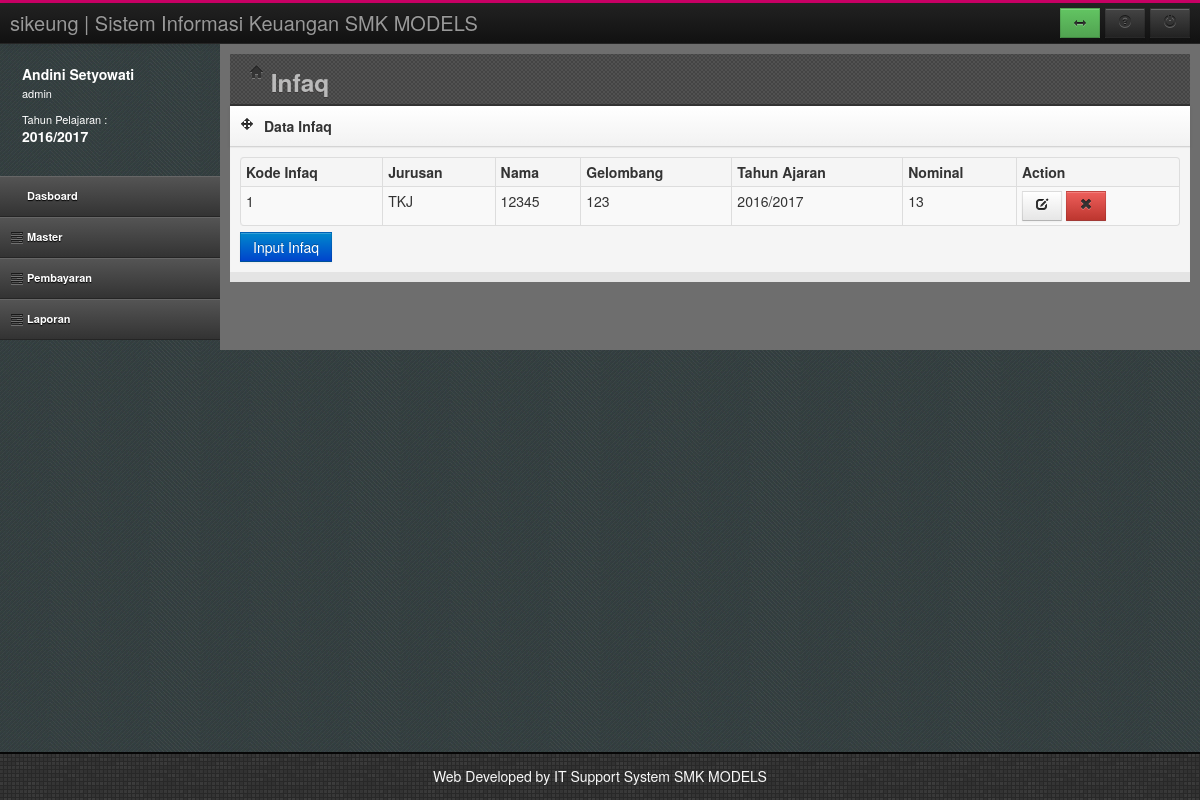
Page /index.php?page=infaq (signed in) on the committed database.
### tables this page shows
CREATE TABLE `tahunjar` (
  `TahunAkademik` varchar(20) NOT NULL,
  `Status` varchar(20) DEFAULT NULL,
  PRIMARY KEY (`TahunAkademik`)
);

CREATE TABLE `danainfaq` (
  `kodedanainfaq` int(11) NOT NULL AUTO_INCREMENT,
  `Kode_Jur` int(11) DEFAULT NULL,
  `Nama` varchar(50) DEFAULT NULL,
  `Gelombang` varchar(15) DEFAULT NULL,
  `TahunAjaran` varchar(11) DEFAULT NULL,
  `Nominal` int(11) DEFAULT NULL,
  PRIMARY KEY (`kodedanainfaq`)
);

CREATE TABLE `jurusan` (
  `KODE_JUR` int(11) NOT NULL AUTO_INCREMENT,
  `NAMA_JUR` varchar(50) DEFAULT NULL,
  PRIMARY KEY (`KODE_JUR`)
);

### infaq.php (the view, shortened to what this page needs)
<header class="head">
	<div class="main-bar">
		<h3><i class="icon-home"></i> Infaq</h3>
	</div>
</header>
<div class="row-fluid">
	<div class="span12">
		<div class="box">
			<header>
				<div class="icons"><i class="icon-move"></i></div>
				<h5>Data Infaq</h5>
			</header>
			<div id="collapse4" class="body">
				<table id="dataTable" class="table table-bordered table-condensed table-hover table-striped">
					<thead>
						<tr>
							<th>Kode Infaq</th>
							<th>Jurusan</th>
                            <th>Nama</th>
                            <th>Gelombang</th>
							<th>Tahun Ajaran</th>
                            <th>Nominal</th>
							<th>Action</th>
						</tr>
					</thead>
					<tbody>
					<?php
					$sql = "SELECT a.kodedanainfaq,b.NAMA_JUR,a.Nama,a.Gelombang,a.TahunAjaran,a.Nominal
                                        FROM danainfaq a, jurusan b
                                        WHERE a.Kode_Jur = b.KODE_JUR and a.TahunAjaran='$TahunAktif'";
					$rw=mysql_query($sql);
					while($rs=mysql_fetch_array($rw))
					{
					?>
						<tr>
							<td><?php echo $rs[0]; ?></td>
							<td><?php echo $rs[1]; ?></td>
							<td><?php echo $rs[2]; ?></td>
                                                        <td><?php echo $rs[3]; ?></td>
                                                        <td><?php echo $rs[4]; ?></td>
                                                        <td><?php echo $rs[5]; ?></td>
							<td>
								<a href="?page=addinfaq&act=1&id=<?php echo $rs[0]; ?>"><button class="btn edit"><i class="icon-edit"></i></button></a>
								<a href="hapusinfaq.php?id=<?php echo $rs[0]; ?>"><button class="btn btn-danger remove"><i class="icon-remove"></i></button></a>
							</td>
						</tr>
					<?php
					}
					?>
					</tbody>
				</table>
				<a href="?page=addinfaq&act=0">
					<input type="submit" value="Input Infaq" class="btn btn-primary">
				</a>
			</div>
		</div>
	</div>
</div>

### usersesion.php
<div class="media user-media hidden-phone">
	<div class="media-body hidden-tablet">
		<h5 class="media-heading"><?php echo $LogNamaUser;?></h5>
		<ul class="unstyled user-info">
			<li><?php echo $LogHak;?><br/><br/></li>
			<li>Tahun Pelajaran : <br/>
				<h5 class="media-heading"><?php echo $TahunAktif ;?></h5>
			</li>
		</ul>
	</div>
</div>

### assets/css/style.css (style rules this page uses)
html, body { height: 100%; }
.head { height: 40px; padding-bottom: 10px; *zoom: 1; }
.head:before, .head:after { display: table; content: ""; line-height: 0; }
.head:after { clear: both; }
.head .main-bar { margin-left: 20px; position: relative; }
#left .user-media { color: #fff; padding: 20px 0 20px 10px; }
#left .user-media .media-body { float: left; margin-left: 12px; }
#left .user-media .media-body h5 { margin-bottom: 3px; }
#left .user-media .media-body .user-info li { line-height: 13px; font-size: 11px; }
.head { background-color: #444444; background-image: url("../img/bg.png"); background-repeat: repeat; border-bottom: 2px solid #333333; }
.head .main-bar h3 { color: #BABABA; line-height: 29px; text-shadow: 0 1px 0 rgba(51, 47, 47, 0.6); }
.box { margin-bottom: 10px; position: relative; width: 100%; }
.box header { background-color: #fafafa; background-image: -moz-linear-gradient(top, #ffffff, #f2f2f2); background-image: -webkit-gradient(linear, 0 0, 0 100%, from(#ffffff), to(#f2f2f2)); background-image: -webkit-linear-gradient(top, #ffffff, #f2f2f2); background-image: -o-linear-gradient(top, #ffffff, #f2f2f2); background-image: linear-gradient(to bottom, #ffffff, #f2f2f2); background-repeat: repeat-x; filter: progid:DXImageTransform.Microsoft.gradient(startColorstr='#ffffffff', endColorstr='#fff2f2f2', GradientType=0); border-bottom: 1px solid #d4d4d4; -webkit-box-shadow: 0 1px 4px rgba(0, 0, 0, 0.065); -moz-box-shadow: 0 1px 4px rgba(0, 0, 0, 0.065); box-shadow: 0 1px 4px rgba(0, 0, 0, 0.065); *zoom: 1; }
.box header:before, .box header:after { display: table; content: ""; line-height: 0; }
.box header:after { clear: both; }
.box header .icons, .box header h5 { float: left; margin: 0; }
.box header .icons { float: left; display: block; padding: 10px 5px 10px 10px; }
.box header h5 { margin: 10px 0 10px 5px; }
.box .body, .box .block { padding: 10px; background-color: #F5F5F5; -webkit-box-shadow: inset 0 1px 1px rgba(0, 0, 0, 0.05); -moz-box-shadow: inset 0 1px 1px rgba(0, 0, 0, 0.05); box-shadow: inset 0 1px 1px rgba(0, 0, 0, 0.05); }
.btn { -webkit-border-radius: 0; -moz-border-radius: 0; border-radius: 0; }

### assets/css/responsive-tables.css (style rules this page uses)
table th { font-weight: bold; }
table td, table th { padding: 9px 10px; text-align: left; }

### rows in the picture
tahunjar: TahunAkademik "2016/2017"
danainfaq: kodedanainfaq "1", Kode_Jur.NAMA_JUR "TKJ", Nama "12345", Gelombang "123", TahunAjaran "2016/2017", Nominal "13"

### other values in the picture
$LogNamaUser "Andini Setyowati"
$LogHak "admin"
